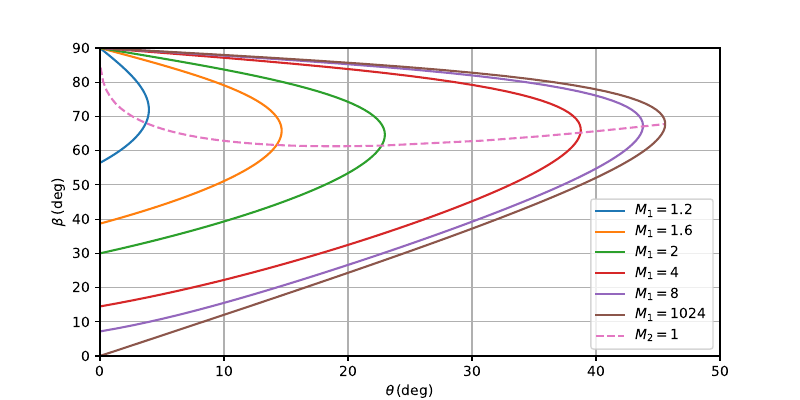

The Python source for this figure:
import numpy
from numpy import sin, cos, tan
from scipy.optimize import fsolve
from matplotlib import pyplot as plt


gamma = 1.4
half_gamma_minus = (gamma - 1) / 2


class BetaThetaMach(object):

    def __init__(self, mach_1):
        self._mach_1 = mach_1
        self._mach_1_square_inv = 1 / mach_1 / mach_1

    def theta(self, beta):
        sin_beta_square = sin(beta) * sin(beta)
        tan_theta = 2 * (
            (sin_beta_square - self._mach_1_square_inv) /
            (gamma + cos(2*beta) + 2*self._mach_1_square_inv) / tan(beta)
        )
        return numpy.arctan(tan_theta)

    def mach_2(self, beta):
        theta = self.theta(beta)
        mach_n_1 = self._mach_1 * sin(beta)
        mach_n_1_square = mach_n_1 * mach_n_1
        mach_n_2_square = ((1 + half_gamma_minus * mach_n_1_square) / 
                           (gamma * mach_n_1_square - half_gamma_minus))
        return numpy.sqrt(mach_n_2_square) / sin(beta - theta)


if __name__ == '__main__':
    # set up plot
    plt.figure(figsize=(8,4))
    plt.axis(xmin=0, xmax=50, ymin=0, ymax=90)
    plt.ylabel(r'$\beta\,(\deg)$')
    plt.xlabel(r'$\theta\,(\deg)$')
    plt.grid()
    # wave angle
    beta_deg = numpy.linspace(start=0.1, stop=89.9, num=101)
    beta_rad = numpy.deg2rad(beta_deg)
    theta_rad = numpy.zeros(len(beta_rad))
    mach = (1.2, 1.6, 2, 4, 8, 1024)
    for m in mach:
        shock = BetaThetaMach(m)
        i = 0
        for b in beta_rad:
            theta_rad[i] = shock.theta(b)
            i += 1
        plt.plot(numpy.rad2deg(theta_rad), beta_deg, label=r'$M_1=$'+str(m))
    # sonic line
    beta_deg = list()
    theta_deg = list()
    mach_mid = 2.01
    mach = numpy.concatenate((numpy.linspace(start=1.01, stop=mach_mid),
                              numpy.linspace(start=mach_mid, stop=32)))
    for m in mach:
        shock = BetaThetaMach(m)
        func = lambda beta : shock.mach_2(beta) - 1
        beta = fsolve(func, numpy.deg2rad(30))[0]
        theta = shock.theta(beta)
        beta_deg.append(numpy.rad2deg(beta))
        theta_deg.append(numpy.rad2deg(theta))
    plt.plot(theta_deg, beta_deg, '--', label=r'$M_2=1$')
    # output
    plt.legend()
    # plt.show()
    plt.savefig(fname='beta_theta_mach.pdf', format='pdf')
    